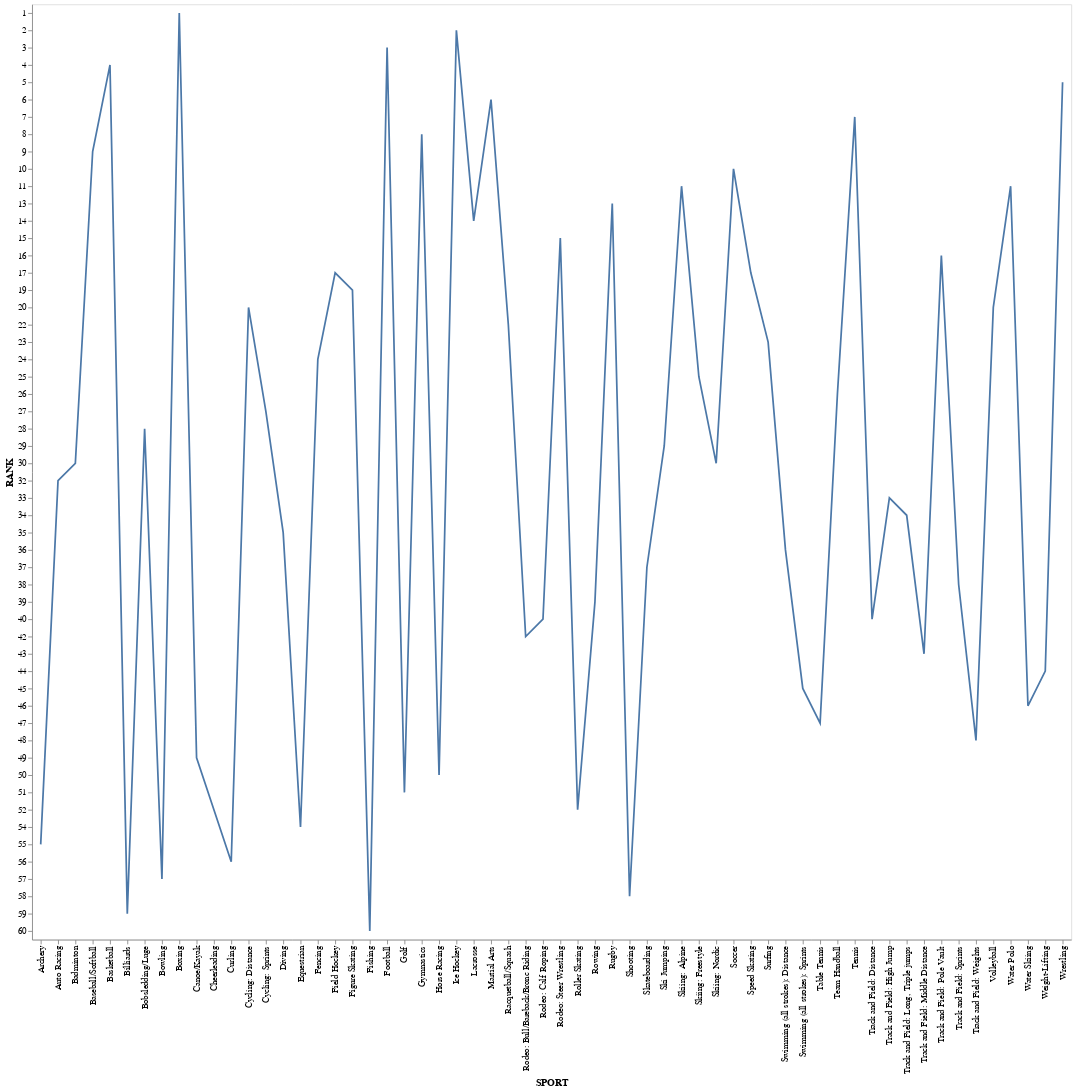

Notebook cell for this chart:
### Code cell
alt.Chart(df).mark_line().encode(
    x='SPORT',
    y='RANK:N'
)

### Figure 1 — Vega-Lite specification as saved in the notebook (floating-point values rounded to 4 significant figures)
{"config": {"view": {"continuousWidth": 400, "continuousHeight": 300}}, "data": {"name": "data-41a38bbd980cd29a260f18daf032aacd"}, "mark": "line", "encoding": {"x": {"field": "SPORT", "type": "nominal"}, "y": {"field": "RANK", "type": "nominal"}}, "$schema": "https://vega.github.io/schema/vega-lite/v4.17.0.json", "datasets": {"data-41a38bbd980cd29a260f18daf032aacd": [{"SPORT": "Boxing", "END": 8.63, "STR": 8.13, "PWR": 8.63, "SPD": 6.38, "AGI": 6.25, "FLX": 4.38, "NER": 8.88, "DUR": 8.5, "HAN": 7.0, "ANA": 5.63, "TOTAL": 72.38, "RANK": 1}, {"SPORT": "Ice Hockey", "END": 7.25, "STR": 7.13, "PWR": 7.88, "SPD": 7.75, "AGI": 7.63, "FLX": 4.88, "NER": 6.0, "DUR": 8.25, "HAN": 7.5, "ANA": 7.5, "TOTAL": 71.75, "RANK": 2}, {"SPORT": "Football", "END": 5.38, "STR": 8.63, "PWR": 8.13, "SPD": 7.13, "AGI": 6.38, "FLX": 4.38, "NER": 7.25, "DUR": 8.5, "HAN": 5.5, "ANA": 7.13, "TOTAL": 68.38, "RANK": 3}, {"SPORT": "Basketball", "END": 7.38, "STR": 6.25, "PWR": 6.5, "SPD": 7.25, "AGI": 8.13, "FLX": 5.63, "NER": 4.13, "DUR": 7.75, "HAN": 7.5, "ANA": 7.38, "TOTAL": 67.88, "RANK": 4}, {"SPORT": "Wrestling", "END": 6.63, "STR": 8.38, "PWR": 7.13, "SPD": 5.13, "AGI": 6.38, "FLX": 7.5, "NER": 5.0, "DUR": 6.75, "HAN": 4.25, "ANA": 6.38, "TOTAL": 63.5, "RANK": 5}, {"SPORT": "Martial Arts", "END": 5.0, "STR": 5.88, "PWR": 7.75, "SPD": 6.38, "AGI": 6.0, "FLX": 7.0, "NER": 6.63, "DUR": 5.88, "HAN": 6.0, "ANA": 6.88, "TOTAL": 63.38, "RANK": 6}, {"SPORT": "Tennis", "END": 7.25, "STR": 5.13, "PWR": 7.13, "SPD": 6.75, "AGI": 7.75, "FLX": 5.63, "NER": 3.0, "DUR": 5.0, "HAN": 8.38, "ANA": 6.75, "TOTAL": 62.75, "RANK": 7}, {"SPORT": "Gymnastics", "END": 5.38, "STR": 6.13, "PWR": 6.63, "SPD": 5.0, "AGI": 6.38, "FLX": 10.0, "NER": 7.5, "DUR": 6.88, "HAN": 4.5, "ANA": 4.13, "TOTAL": 62.5, "RANK": 8}, {"SPORT": "Baseball/Softball", "END": 4.63, "STR": 5.75, "PWR": 7.63, "SPD": 6.5, "AGI": 6.75, "FLX": 4.75, "NER": 5.13, "DUR": 5.63, "HAN": 9.25, "ANA": 6.25, "TOTAL": 62.25, "RANK": 9}, {"SPORT": "Soccer", "END": 7.75, "STR": 4.5, "PWR": 5.13, "SPD": 7.25, "AGI": 8.25, "FLX": 4.75, "NER": 3.63, "DUR": 6.25, "HAN": 6.5, "ANA": 7.5, "TOTAL": 61.5, "RANK": 10}, {"SPORT": "Skiing: Alpine", "END": 5.13, "STR": 5.25, "PWR": 6.0, "SPD": 7.38, "AGI": 6.13, "FLX": 5.63, "NER": 8.38, "DUR": 6.0, "HAN": 5.13, "ANA": 5.63, "TOTAL": 60.62, "RANK": 11}, {"SPORT": "Water Polo", "END": 7.88, "STR": 6.63, "PWR": 6.88, "SPD": 5.38, "AGI": 6.38, "FLX": 5.0, "NER": 4.25, "DUR": 6.38, "HAN": 6.25, "ANA": 5.63, "TOTAL": 60.62, "RANK": 11}, {"SPORT": "Rugby", "END": 6.75, "STR": 7.0, "PWR": 6.38, "SPD": 5.88, "AGI": 6.0, "FLX": 4.13, "NER": 6.5, "DUR": 7.88, "HAN": 4.38, "ANA": 5.63, "TOTAL": 60.5, "RANK": 13}, {"SPORT": "Lacrosse", "END": 6.63, "STR": 5.13, "PWR": 5.75, "SPD": 7.0, "AGI": 6.63, "FLX": 4.75, "NER": 4.38, "DUR": 6.13, "HAN": 7.13, "ANA": 6.88, "TOTAL": 60.38, "RANK": 14}, {"SPORT": "Rodeo: Steer Wrestling", "END": 4.0, "STR": 7.0, "PWR": 7.88, "SPD": 3.88, "AGI": 4.88, "FLX": 5.0, "NER": 7.88, "DUR": 6.88, "HAN": 5.13, "ANA": 4.0, "TOTAL": 56.5, "RANK": 15}, {"SPORT": "Track and Field: Pole Vault", "END": 3.38, "STR": 6.88, "PWR": 7.25, "SPD": 6.13, "AGI": 5.38, "FLX": 7.0, "NER": 6.63, "DUR": 4.25, "HAN": 5.25, "ANA": 3.75, "TOTAL": 55.88, "RANK": 16}, {"SPORT": "Field Hockey", "END": 6.75, "STR": 4.5, "PWR": 5.38, "SPD": 6.0, "AGI": 5.75, "FLX": 4.63, "NER": 3.75, "DUR": 5.0, "HAN": 6.63, "ANA": 6.5, "TOTAL": 54.88, "RANK": 17}, {"SPORT": "Speed Skating", "END": 7.63, "STR": 7.25, "PWR": 7.38, "SPD": 8.88, "AGI": 4.0, "FLX": 4.25, "NER": 4.5, "DUR": 4.63, "HAN": 2.88, "ANA": 3.5, "TOTAL": 54.88, "RANK": 17}, {"SPORT": "Figure Skating", "END": 6.38, "STR": 5.25, "PWR": 6.63, "SPD": 5.13, "AGI": 6.88, "FLX": 8.25, "NER": 4.88, "DUR": 4.0, "HAN": 3.13, "ANA": 4.25, "TOTAL": 54.75, "RANK": 19}, {"SPORT": "Cycling: Distance", "END": 9.63, "STR": 6.38, "PWR": 6.25, "SPD": 5.13, "AGI": 3.75, "FLX": 2.63, "NER": 5.88, "DUR": 6.88, "HAN": 3.0, "ANA": 4.88, "TOTAL": 54.38, "RANK": 20}, {"SPORT": "Volleyball", "END": 5.13, "STR": 4.88, "PWR": 6.63, "SPD": 5.0, "AGI": 7.0, "FLX": 5.13, "NER": 2.88, "DUR": 4.63, "HAN": 7.25, "ANA": 5.88, "TOTAL": 54.38, "RANK": 20}, {"SPORT": "Racquetball/Squash", "END": 6.13, "STR": 3.75, "PWR": 5.0, "SPD": 5.5, "AGI": 7.25, "FLX": 5.88, "NER": 2.38, "DUR": 2.88, "HAN": 8.38, "ANA": 6.5, "TOTAL": 53.62, "RANK": 22}, {"SPORT": "Surfing", "END": 4.63, "STR": 5.0, "PWR": 4.13, "SPD": 4.25, "AGI": 6.63, "FLX": 5.5, "NER": 8.25, "DUR": 5.5, "HAN": 4.38, "ANA": 4.88, "TOTAL": 53.12, "RANK": 23}, {"SPORT": "Fencing", "END": 4.63, "STR": 3.75, "PWR": 4.25, "SPD": 5.13, "AGI": 6.13, "FLX": 5.63, "NER": 4.88, "DUR": 4.25, "HAN": 7.25, "ANA": 6.88, "TOTAL": 52.75, "RANK": 24}, {"SPORT": "Skiing: Freestyle", "END": 4.13, "STR": 5.13, "PWR": 4.88, "SPD": 5.13, "AGI": 6.63, "FLX": 6.88, "NER": 6.63, "DUR": 5.13, "HAN": 4.13, "ANA": 3.88, "TOTAL": 52.5, "RANK": 25}, {"SPORT": "Team Handball", "END": 4.88, "STR": 3.88, "PWR": 5.38, "SPD": 5.5, "AGI": 6.0, "FLX": 4.5, "NER": 3.0, "DUR": 3.88, "HAN": 7.88, "ANA": 5.88, "TOTAL": 50.75, "RANK": 26}, {"SPORT": "Cycling: Sprints", "END": 4.25, "STR": 6.13, "PWR": 7.88, "SPD": 7.5, "AGI": 4.0, "FLX": 2.88, "NER": 4.75, "DUR": 4.5, "HAN": 3.63, "ANA": 4.5, "TOTAL": 50.0, "RANK": 27}, {"SPORT": "Bobsledding/Luge", "END": 3.5, "STR": 5.5, "PWR": 6.5, "SPD": 6.75, "AGI": 4.13, "FLX": 3.25, "NER": 7.75, "DUR": 3.5, "HAN": 4.13, "ANA": 4.25, "TOTAL": 49.25, "RANK": 28}, {"SPORT": "Ski Jumping", "END": 3.5, "STR": 4.5, "PWR": 5.75, "SPD": 4.63, "AGI": 4.0, "FLX": 5.0, "NER": 9.0, "DUR": 4.63, "HAN": 4.38, "ANA": 3.5, "TOTAL": 48.88, "RANK": 29}, {"SPORT": "Badminton", "END": 5.25, "STR": 3.25, "PWR": 4.0, "SPD": 5.63, "AGI": 7.38, "FLX": 5.25, "NER": 1.25, "DUR": 2.63, "HAN": 7.25, "ANA": 6.13, "TOTAL": 48.0, "RANK": 30}, {"SPORT": "Skiing: Nordic", "END": 9.0, "STR": 5.75, "PWR": 4.38, "SPD": 5.13, "AGI": 4.0, "FLX": 4.0, "NER": 2.75, "DUR": 5.5, "HAN": 3.63, "ANA": 3.88, "TOTAL": 48.0, "RANK": 30}, {"SPORT": "Auto Racing", "END": 5.88, "STR": 3.5, "PWR": 2.63, "SPD": 1.63, "AGI": 2.75, "FLX": 1.75, "NER": 9.88, "DUR": 4.38, "HAN": 8.0, "ANA": 7.5, "TOTAL": 47.88, "RANK": 32}, {"SPORT": "Track and Field: High Jump", "END": 3.0, "STR": 6.0, "PWR": 7.0, "SPD": 6.13, "AGI": 5.63, "FLX": 6.63, "NER": 3.5, "DUR": 3.5, "HAN": 3.5, "ANA": 2.88, "TOTAL": 47.75, "RANK": 33}, {"SPORT": "Track and Field: Long, Triple jumps", "END": 4.0, "STR": 5.63, "PWR": 7.13, "SPD": 6.75, "AGI": 5.0, "FLX": 5.75, "NER": 2.75, "DUR": 3.25, "HAN": 4.0, "ANA": 3.13, "TOTAL": 47.38, "RANK": 34}, {"SPORT": "Diving", "END": 2.88, "STR": 5.13, "PWR": 4.63, "SPD": 3.0, "AGI": 3.5, "FLX": 8.5, "NER": 8.38, "DUR": 5.0, "HAN": 3.0, "ANA": 3.0, "TOTAL": 47.0, "RANK": 35}, {"SPORT": "Swimming (all strokes): Distance", "END": 9.25, "STR": 5.25, "PWR": 4.63, "SPD": 5.5, "AGI": 3.63, "FLX": 5.5, "NER": 2.63, "DUR": 4.63, "HAN": 2.88, "ANA": 3.0, "TOTAL": 46.88, "RANK": 36}, {"SPORT": "Skateboarding", "END": 4.13, "STR": 3.75, "PWR": 3.75, "SPD": 4.13, "AGI": 6.13, "FLX": 5.13, "NER": 6.5, "DUR": 5.25, "HAN": 4.88, "ANA": 3.13, "TOTAL": 46.75, "RANK": 37}, {"SPORT": "Track and Field: Sprints", "END": 3.5, "STR": 5.13, "PWR": 7.25, "SPD": 9.88, "AGI": 4.63, "FLX": 5.13, "NER": 2.0, "DUR": 4.13, "HAN": 2.63, "ANA": 2.38, "TOTAL": 46.62, "RANK": 38}, {"SPORT": "Rowing", "END": 8.13, "STR": 7.75, "PWR": 7.13, "SPD": 4.0, "AGI": 2.5, "FLX": 4.0, "NER": 1.75, "DUR": 4.38, "HAN": 2.88, "ANA": 3.63, "TOTAL": 46.12, "RANK": 39}, {"SPORT": "Rodeo: Calf Roping", "END": 3.13, "STR": 5.38, "PWR": 5.0, "SPD": 4.25, "AGI": 5.63, "FLX": 3.88, "NER": 4.88, "DUR": 3.75, "HAN": 6.38, "ANA": 3.75, "TOTAL": 46.0, "RANK": 40}, {"SPORT": "Track and Field: Distance", "END": 9.63, "STR": 5.25, "PWR": 3.75, "SPD": 6.0, "AGI": 3.25, "FLX": 4.38, "NER": 2.0, "DUR": 5.75, "HAN": 1.88, "ANA": 4.13, "TOTAL": 46.0, "RANK": 40}, {"SPORT": "Rodeo: Bull/Bareback/Bronc Riding", "END": 3.25, "STR": 5.38, "PWR": 4.0, "SPD": 1.75, "AGI": 3.63, "FLX": 4.25, "NER": 9.5, "DUR": 7.38, "HAN": 3.63, "ANA": 3.13, "TOTAL": 45.88, "RANK": 42}, {"SPORT": "Track and Field: Middle Distance", "END": 6.0, "STR": 5.13, "PWR": 5.13, "SPD": 7.75, "AGI": 4.0, "FLX": 4.88, "NER": 2.0, "DUR": 4.75, "HAN": 2.13, "ANA": 3.75, "TOTAL": 45.5, "RANK": 43}, {"SPORT": "Weight-Lifting", "END": 4.13, "STR": 9.25, "PWR": 9.75, "SPD": 2.63, "AGI": 2.5, "FLX": 3.38, "NER": 4.0, "DUR": 4.75, "HAN": 2.25, "ANA": 2.38, "TOTAL": 45.0, "RANK": 44}, {"SPORT": "Swimming (all strokes): Sprints", "END": 4.13, "STR": 5.25, "PWR": 6.25, "SPD": 7.88, "AGI": 3.63, "FLX": 5.5, "NER": 2.5, "DUR": 3.25, "HAN": 2.75, "ANA": 3.0, "TOTAL": 44.12, "RANK": 45}, {"SPORT": "Water Skiing", "END": 4.63, "STR": 5.0, "PWR": 4.5, "SPD": 3.0, "AGI": 4.25, "FLX": 4.75, "NER": 5.88, "DUR": 4.63, "HAN": 4.13, "ANA": 3.25, "TOTAL": 44.0, "RANK": 46}, {"SPORT": "Table Tennis", "END": 3.5, "STR": 2.5, "PWR": 4.63, "SPD": 4.13, "AGI": 5.88, "FLX": 4.25, "NER": 1.38, "DUR": 1.88, "HAN": 8.88, "ANA": 6.0, "TOTAL": 43.0, "RANK": 47}, {"SPORT": "Track and Field: Weights", "END": 3.25, "STR": 7.88, "PWR": 9.13, "SPD": 3.0, "AGI": 3.13, "FLX": 3.0, "NER": 2.25, "DUR": 3.63, "HAN": 4.0, "ANA": 2.88, "TOTAL": 42.12, "RANK": 48}, {"SPORT": "Canoe/Kayak", "END": 6.75, "STR": 5.25, "PWR": 5.63, "SPD": 3.5, "AGI": 2.75, "FLX": 3.88, "NER": 3.63, "DUR": 3.25, "HAN": 3.13, "ANA": 4.25, "TOTAL": 42.0, "RANK": 49}, {"SPORT": "Horse Racing", "END": 4.0, "STR": 3.88, "PWR": 2.88, "SPD": 1.38, "AGI": 2.88, "FLX": 3.75, "NER": 8.0, "DUR": 4.5, "HAN": 3.88, "ANA": 6.5, "TOTAL": 41.62, "RANK": 50}, {"SPORT": "Golf", "END": 3.25, "STR": 3.88, "PWR": 6.13, "SPD": 1.63, "AGI": 1.75, "FLX": 4.0, "NER": 2.5, "DUR": 2.38, "HAN": 6.0, "ANA": 6.38, "TOTAL": 37.88, "RANK": 51}, {"SPORT": "Cheerleading", "END": 3.63, "STR": 3.63, "PWR": 3.38, "SPD": 2.25, "AGI": 4.13, "FLX": 7.5, "NER": 3.63, "DUR": 3.38, "HAN": 2.5, "ANA": 2.25, "TOTAL": 36.25, "RANK": 52}, {"SPORT": "Roller Skating", "END": 4.75, "STR": 3.38, "PWR": 4.0, "SPD": 5.13, "AGI": 4.0, "FLX": 3.5, "NER": 2.63, "DUR": 3.38, "HAN": 2.88, "ANA": 2.63, "TOTAL": 36.25, "RANK": 52}, {"SPORT": "Equestrian", "END": 3.38, "STR": 3.25, "PWR": 1.75, "SPD": 1.25, "AGI": 2.5, "FLX": 2.88, "NER": 6.0, "DUR": 2.75, "HAN": 2.88, "ANA": 5.13, "TOTAL": 31.75, "RANK": 54}, {"SPORT": "Archery", "END": 2.88, "STR": 4.5, "PWR": 3.13, "SPD": 1.13, "AGI": 1.63, "FLX": 2.63, "NER": 2.75, "DUR": 2.13, "HAN": 6.63, "ANA": 3.25, "TOTAL": 30.62, "RANK": 55}, {"SPORT": "Curling", "END": 2.25, "STR": 2.63, "PWR": 2.5, "SPD": 1.5, "AGI": 2.25, "FLX": 2.63, "NER": 1.75, "DUR": 1.5, "HAN": 4.88, "ANA": 5.63, "TOTAL": 27.5, "RANK": 56}, {"SPORT": "Bowling", "END": 2.25, "STR": 2.75, "PWR": 3.38, "SPD": 1.0, "AGI": 1.88, "FLX": 2.38, "NER": 1.63, "DUR": 1.25, "HAN": 4.75, "ANA": 4.13, "TOTAL": 25.38, "RANK": 57}, {"SPORT": "Shooting", "END": 2.25, "STR": 2.5, "PWR": 1.38, "SPD": 0.88, "AGI": 1.13, "FLX": 1.75, "NER": 2.38, "DUR": 1.88, "HAN": 6.75, "ANA": 4.0, "TOTAL": 24.88, "RANK": 58}, {"SPORT": "Billiards", "END": 1.0, "STR": 1.0, "PWR": 1.75, "SPD": 0.75, "AGI": 1.0, "FLX": 2.63, "NER": 1.63, "DUR": 0.75, "HAN": 5.25, "ANA": 5.75, "TOTAL": 21.5, "RANK": 59}, {"SPORT": "Fishing", "END": 1.38, "STR": 1.63, "PWR": 1.25, "SPD": 0.63, "AGI": 1.5, "FLX": 1.13, "NER": 0.88, "DUR": 0.88, "HAN": 2.38, "ANA": 2.88, "TOTAL": 14.5, "RANK": 60}]}}
